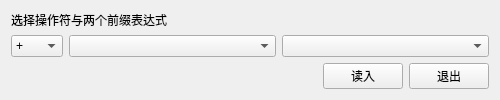
<?xml version="1.0" encoding="UTF-8"?>
<ui version="4.0">
 <class>CompoundWidget</class>
 <widget class="QWidget" name="CompoundWidget">
  <property name="geometry">
   <rect>
    <x>0</x>
    <y>0</y>
    <width>500</width>
    <height>100</height>
   </rect>
  </property>
  <property name="minimumSize">
   <size>
    <width>500</width>
    <height>100</height>
   </size>
  </property>
  <property name="maximumSize">
   <size>
    <width>16777215</width>
    <height>100</height>
   </size>
  </property>
  <property name="windowTitle">
   <string>合成表达式</string>
  </property>
  <layout class="QVBoxLayout" name="verticalLayout">
   <item>
    <widget class="QLabel" name="label">
     <property name="text">
      <string>选择操作符与两个前缀表达式</string>
     </property>
    </widget>
   </item>
   <item>
    <layout class="QHBoxLayout" name="horizontalLayout" stretch="2,8,8">
     <item>
      <widget class="QComboBox" name="opComboBox">
       <item>
        <property name="text">
         <string>+</string>
        </property>
       </item>
       <item>
        <property name="text">
         <string>-</string>
        </property>
       </item>
       <item>
        <property name="text">
         <string>*</string>
        </property>
       </item>
       <item>
        <property name="text">
         <string>/</string>
        </property>
       </item>
       <item>
        <property name="text">
         <string>^</string>
        </property>
       </item>
      </widget>
     </item>
     <item>
      <widget class="QComboBox" name="OprandBox1"/>
     </item>
     <item>
      <widget class="QComboBox" name="OprandBox2"/>
     </item>
    </layout>
   </item>
   <item>
    <layout class="QGridLayout" name="gridLayout">
     <item row="0" column="2">
      <widget class="QPushButton" name="exitButton">
       <property name="text">
        <string>退出</string>
       </property>
      </widget>
     </item>
     <item row="0" column="0">
      <spacer name="horizontalSpacer">
       <property name="orientation">
        <enum>Qt::Orientation::Horizontal</enum>
       </property>
       <property name="sizeHint" stdset="0">
        <size>
         <width>128</width>
         <height>20</height>
        </size>
       </property>
      </spacer>
     </item>
     <item row="0" column="1">
      <widget class="QPushButton" name="readButton">
       <property name="text">
        <string>读入</string>
       </property>
      </widget>
     </item>
    </layout>
   </item>
  </layout>
 </widget>
 <resources/>
 <connections/>
</ui>
